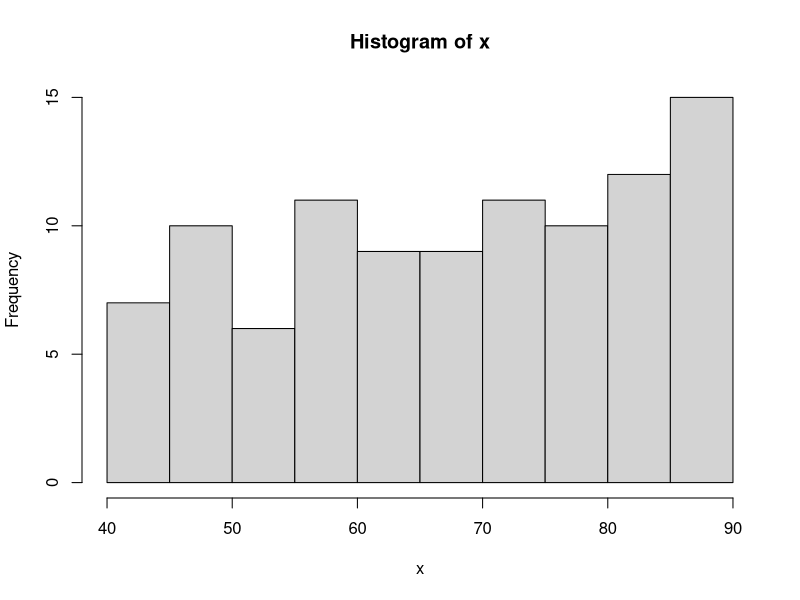
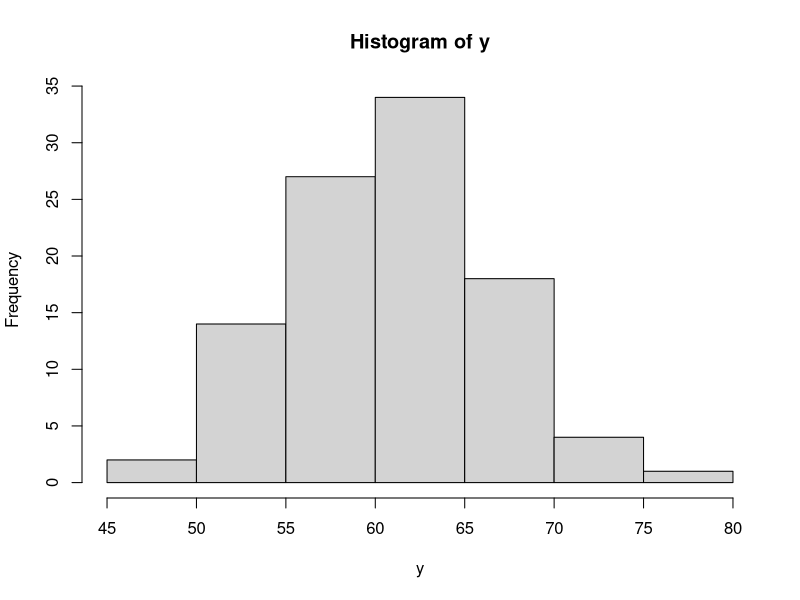
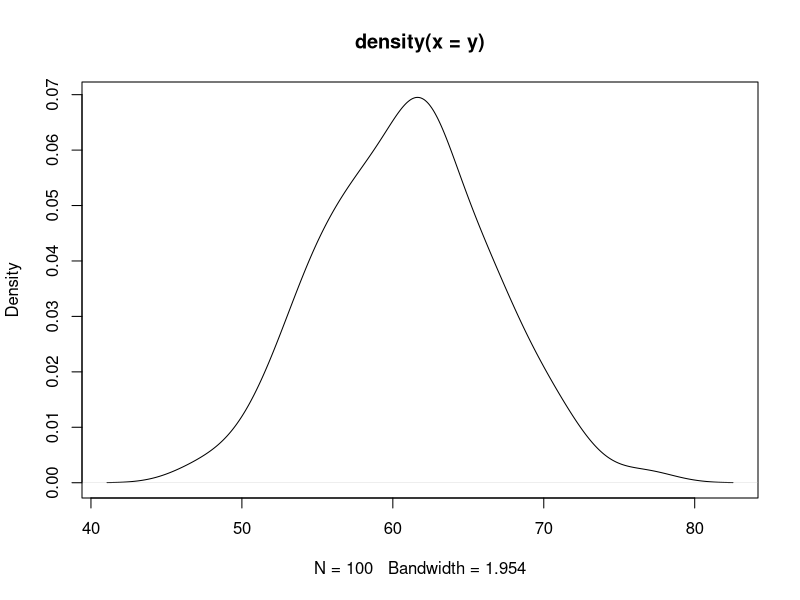
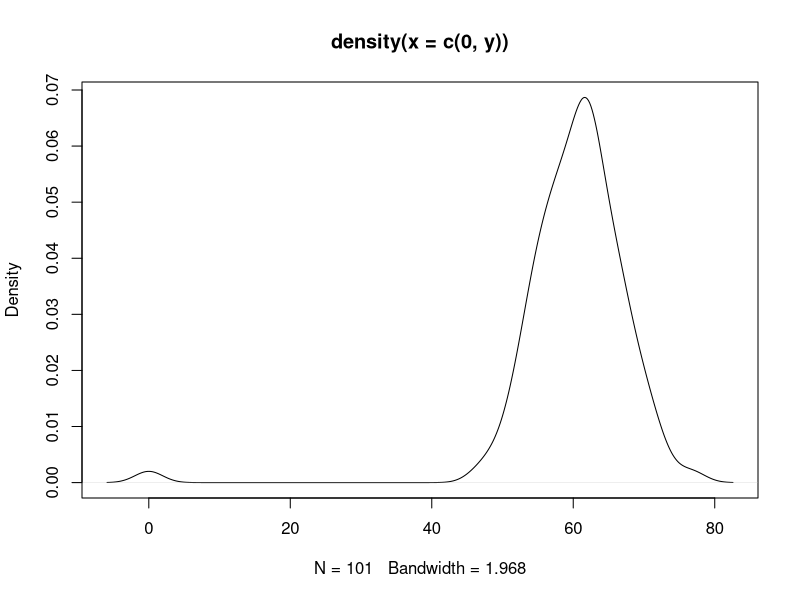
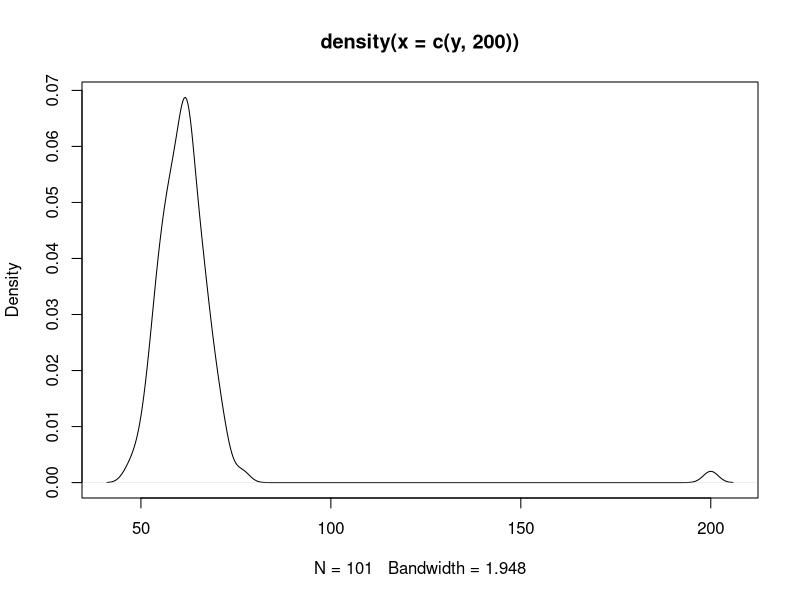
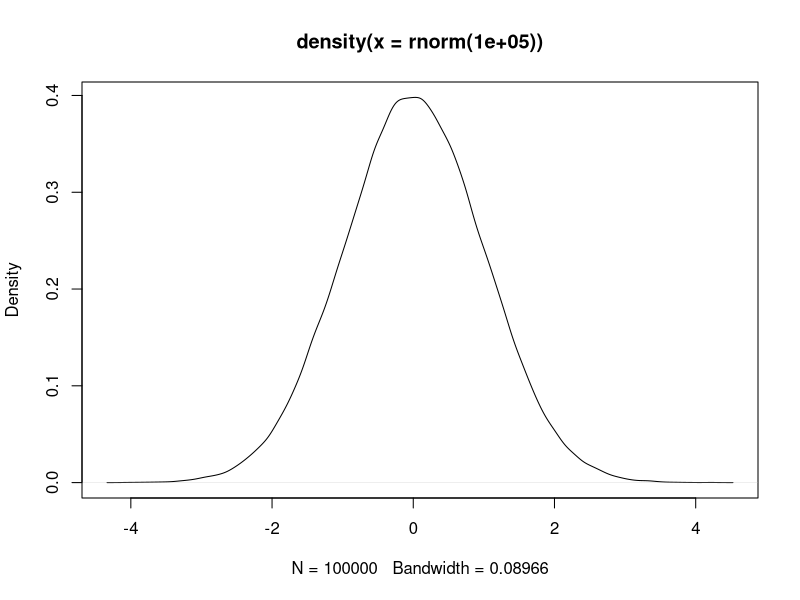
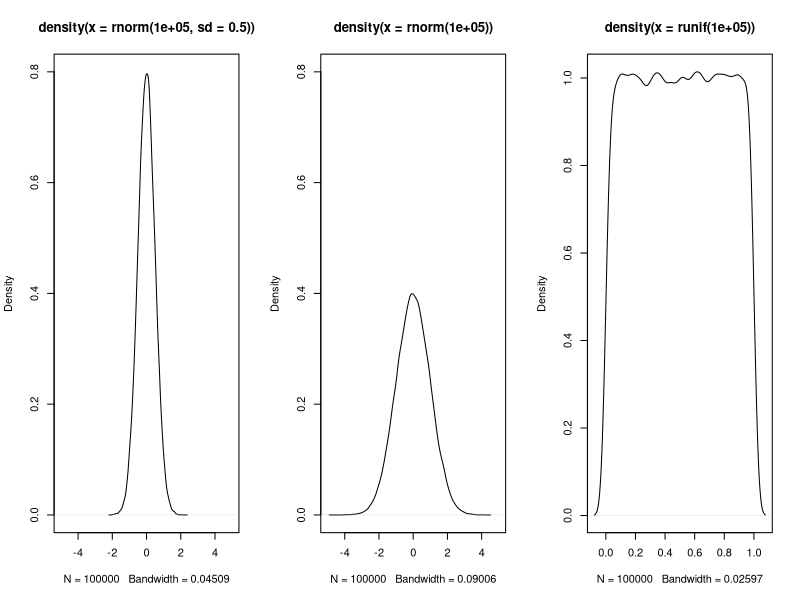

Generate these figures, in order, with R:
## ---- chunk 1
x<-runif(100,40,90)
sum(x)/100
x[order(x)]
median(x)
hist(x)
## ---- chunk 2
y<-rnorm(100,60,5)
hist(y)
sd(x)
sd(y)
## ---- chunk 3
plot(density(y))
plot(density(c(0,y)))
plot(density(c(y,200)))
plot(density(rnorm(100000)))
## ---- chunk 4
par(mfrow=c(1,3))
plot(density(rnorm(100000,sd=0.5)),xlim=c(-5,5),ylim=c(0,0.8))
plot(density(rnorm(100000)),xlim=c(-5,5),ylim=c(0,0.8))
plot(density(runif(100000)))
